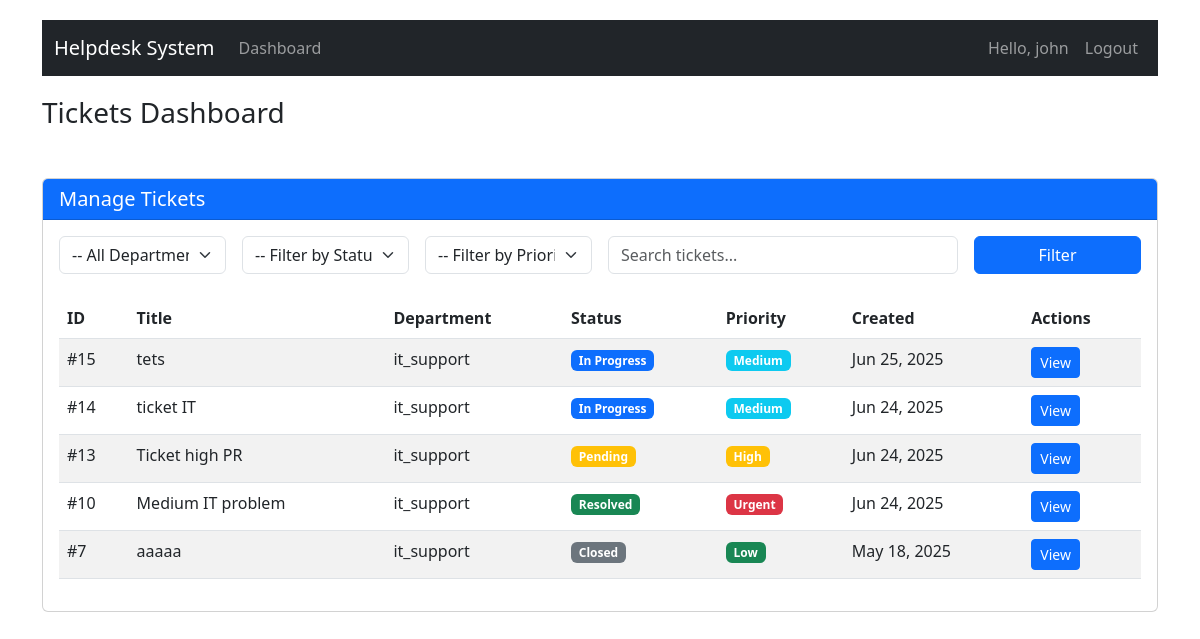
The page / (signed in) on the database its author committed.
### tickets/models.py (models this page shows, shortened)
class Ticket(models.Model):
    STATUS_CHOICES = (
        ('new', 'New'),
        ('in_progress', 'In Progress'),
        ('pending', 'Pending'),
        ('resolved', 'Resolved'),
        ('closed', 'Closed'),
    )
    PRIORITY_CHOICES = (
        ('low', 'Low'),
        ('medium', 'Medium'),
        ('high', 'High'),
        ('urgent', 'Urgent'),
    )
    title = models.CharField(max_length=200)
    description = models.TextField()
    created_by = models.ForeignKey(User, on_delete=models.CASCADE, related_name='created_tickets')
    assigned_to = models.ForeignKey(User, on_delete=models.SET_NULL, null=True, blank=True, related_name='assigned_tickets')
    department = models.ForeignKey(Department, on_delete=models.PROTECT, related_name='tickets', null=True, blank=True)
    status = models.CharField(max_length=20, choices=STATUS_CHOICES, default='new')
    priority = models.CharField(max_length=20, choices=PRIORITY_CHOICES, default='medium')
    created_at = models.DateTimeField(auto_now_add=True)
    updated_at = models.DateTimeField(auto_now=True)

class Department(models.Model):
    name = models.CharField(max_length=100, unique=True)
    description = models.TextField(blank=True)
    staff = models.ManyToManyField(User, related_name='departments', limit_choices_to={'is_staff': True})
    created_at = models.DateTimeField(auto_now_add=True)

### tickets/views.py (the view, shortened to what this page needs)
# urls.py: path('', views.dashboard, name='dashboard'),
@login_required
def dashboard(request):
    if not request.user.is_staff:
        return redirect('my_tickets')
    status = request.GET.get('status', '')
    priority = request.GET.get('priority', '')
    search = request.GET.get('search', '')
    department_id = request.GET.get('department', '')
    if request.user.is_superuser:
        tickets = Ticket.objects.all().order_by('-created_at')
        departments = Department.objects.all()
    else:
        user_departments = request.user.departments.all()
        if not user_departments.exists():
            messages.warning(request, "You don't belong to any departments. Please contact an administrator to be assigned to a department.")
        tickets = Ticket.objects.filter(department__in=user_departments).order_by('-created_at')
        departments = user_departments
    if department_id:
        tickets = tickets.filter(department_id=department_id)
    if status:
        tickets = tickets.filter(status=status)
    if priority:
        tickets = tickets.filter(priority=priority)
    if search:
        tickets = tickets.filter(
            Q(title__icontains=search) |
            Q(description__icontains=search)
        )
    context = {
        'page_obj': None,
        'status_filter': status,
        'priority_filter': priority,
        'search_query': search,
        'departments': departments,
        'selected_department': department_id,
    }
    paginator = Paginator(tickets, 10)  # 10 tickets per page
    page_number = request.GET.get('page')
    page_obj = paginator.get_page(page_number)
    context['page_obj'] = page_obj
    return render(request, 'tickets/dashboard.html', context)

### tickets/templates/tickets/dashboard.html (shortened to what this page needs)
{% extends 'base.html' %}
{% block content %}
<div class="row mb-4">
    <div class="col-md-12">
        <h3 class="mb-4">
            {% if user.is_superuser %}
            Helpdesk Analytics
            {% else %}
            Tickets Dashboard
            {% endif %}
        </h3>
    </div>
</div>
<div class="row mb-4">
    <div class="col-md-12">
        <div class="card">
            <div class="card-header bg-primary text-white d-flex justify-content-between align-items-center">
                <h5 class="card-title mb-0">
                    {% if user.is_superuser %}
                    Tickets Dashboard
                    {% else %}
                    Manage Tickets
                    {% endif %}
                </h5>
            </div>
            <div class="card-body">
                <form method="get" class="mb-4">
                    <div class="row g-3">
                        <div class="col-md-2">
                            <select name="department" class="form-select">
                                <option value="">-- All Departments --</option>
                            </select>
                        </div>
                        <div class="col-md-2">
                            <select name="status" class="form-select">
                                <option value="">-- Filter by Status --</option>
                            </select>
                        </div>
                        <div class="col-md-2">
                            <select name="priority" class="form-select">
                                <option value="">-- Filter by Priority --</option>
                            </select>
                        </div>
                        <div class="col-md-4">
                            <input type="text" name="search" class="form-control" placeholder="Search tickets..." value="{{ search_query }}">
                        </div>
                        <div class="col-md-2">
                            <button type="submit" class="btn btn-primary w-100">Filter</button>
                        </div>
                    </div>
                </form>
                <div class="table-responsive">
                    <table class="table table-striped">
                        <thead>
                            <tr>
                                <th>ID</th>
                                <th>Title</th>
                                <th>Department</th>
                                <th>Status</th>
                                <th>Priority</th>
                                <th>Created</th>
                                <th>Actions</th>
                            </tr>
                        </thead>
                        <tbody>
                            {% for ticket in page_obj %}
                            <tr>
                                <td>#{{ ticket.id }}</td>
                                <td>{{ ticket.title }}</td>
                                <td>{{ ticket.department.name }}</td>
                                <td>
                                    {% if ticket.status == 'new' %}
                                    <span class="badge bg-info">New</span>
                                    {% elif ticket.status == 'in_progress' %}
                                    <span class="badge bg-primary">In Progress</span>
                                    {% elif ticket.status == 'pending' %}
                                    <span class="badge bg-warning">Pending</span>
                                    {% elif ticket.status == 'resolved' %}
                                    <span class="badge bg-success">Resolved</span>
                                    {% else %}
                                    <span class="badge bg-secondary">Closed</span>
                                    {% endif %}
                                </td>
                                <td>
                                    {% if ticket.priority == 'low' %}
                                    <span class="badge bg-success">Low</span>
                                    {% elif ticket.priority == 'medium' %}
                                    <span class="badge bg-info">Medium</span>
                                    {% elif ticket.priority == 'high' %}
                                    <span class="badge bg-warning">High</span>
                                    {% else %}
                                    <span class="badge bg-danger">Urgent</span>
                                    {% endif %}
                                </td>
                                <td>{{ ticket.created_at|date:"M d, Y" }}</td>
                                <td>
                                    <a href="{% url 'ticket_detail' ticket.id %}" class="btn btn-sm btn-primary">View</a>
                                </td>
                            </tr>
                            {% empty %}
                            <tr>
                                <td colspan="7" class="text-center">No tickets found.</td>
                            </tr>
                            {% endfor %}
                        </tbody>
                    </table>
                </div>
            </div>
        </div>
    </div>
</div>
{% endblock %}

### templates/base.html (shortened to what this page needs)
<!DOCTYPE html>
<html lang="en">
<head>
    <link href="https://cdn.jsdelivr.net/npm/bootstrap@5.3.0/dist/css/bootstrap.min.css" rel="stylesheet">
</head>
<body>
    <div class="container">
        <nav class="navbar navbar-expand-lg navbar-dark bg-dark">
            <div class="container-fluid">
                <a class="navbar-brand" href="{% url 'dashboard' %}">Helpdesk System</a>
                <div class="collapse navbar-collapse" id="navbarNav">
                    <ul class="navbar-nav me-auto">
                        {% if user.is_staff %}
                        <li class="nav-item">
                            <a class="nav-link" href="{% url 'dashboard' %}">Dashboard</a>
                        </li>
                        {% endif %}
                    </ul>
                    <ul class="navbar-nav">
                        {% if user.is_authenticated %}
                        <li class="nav-item">
                            <span class="nav-link">Hello, {{ user.username }}</span>
                        </li>
                        <li class="nav-item">
                            <form method="post" action="{% url 'accounts:logout' %}" class="d-inline">
                                <button type="submit" class="nav-link btn btn-link">Logout</button>
                            </form>
                        </li>
                        {% else %}
                        <li class="nav-item">
                            <a class="nav-link" href="{% url 'accounts:login' %}">Login</a>
                        </li>
                        {% endif %}
                    </ul>
                </div>
            </div>
        </nav>
        <div class="content">
            {% block content %}
            {% endblock %}
        </div>
    </div>
</body>
</html>

### templates/base.html (style rules this page uses)
body { padding-top: 20px; }
.navbar { margin-bottom: 20px; }

### rows shown on the page
Ticket: id "15", title "tets", department.name "it_support", status "In Progress", priority "Medium", created_at "Jun 25, 2025"
Ticket: id "14", title "ticket IT", department.name "it_support", status "In Progress", priority "Medium", created_at "Jun 24, 2025"
Ticket: id "13", title "Ticket high PR", department.name "it_support", status "Pending", priority "High", created_at "Jun 24, 2025"
Ticket: id "10", title "Medium IT problem", department.name "it_support", status "Resolved", priority "Urgent", created_at "Jun 24, 2025"
Ticket: id "7", title "aaaaa", department.name "it_support", status "Closed", priority "Low", created_at "May 18, 2025"

### other values the page prints
{{ user.username }} "john"
